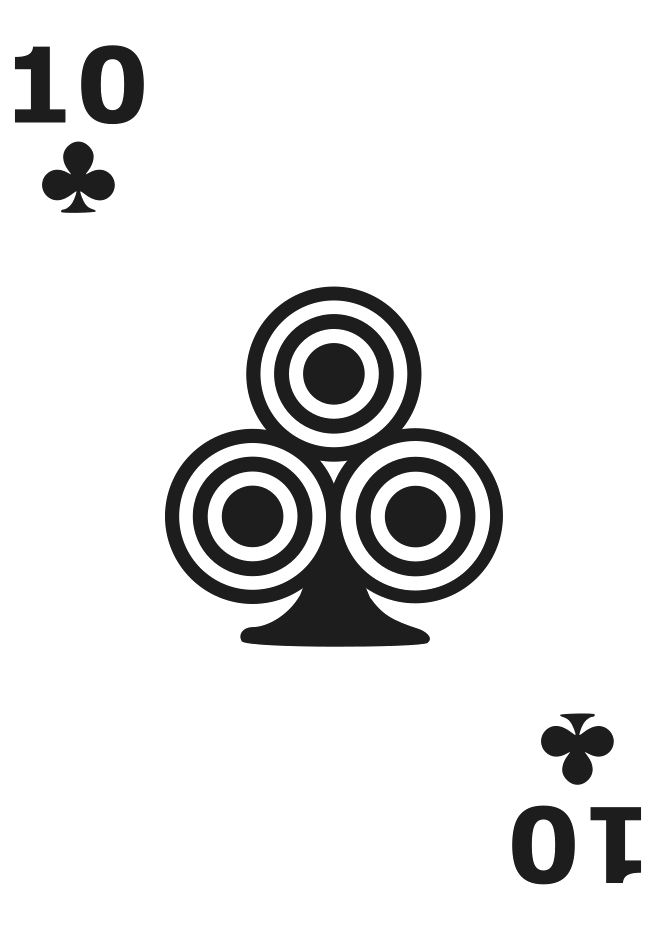
#> input picture game/assets/cards/Clubs_10_white.png, 655 x 930 px; its folder holds only this picture in this run
$ jupyter execute --allow-errors fix_colours.ipynb
#> lines starting #> are read from the running program, lines starting #| are printed output that depends on the picture; after the words box and inside, x2 and y2 are one past the last pixel; in counts of white or black regions, pixels touching at a corner belong together
[cell 1]
import numpy as np
from pathlib import Path
from PIL import Image, ImageEnhance
import matplotlib.pyplot as plt

# Define the source and target directories
source_dir = Path("assets/cards")
target_dir = Path("target/recolor")

# Create target directory if it doesn't exist
target_dir.mkdir(parents=True, exist_ok=True)

[cell 2]
# Define the function to recolor the red parts to black and white
def recolor_image(image_path):
    image = Image.open(image_path).convert("RGBA")
#> image is the input picture: PIL image 655x930 RGBA; mean R, G, B, A 228.9, 228.9, 228.9, 253.7
    data = np.array(image)

    # Define the red color threshold
    red_threshold = (1, 255, 255)

    # Find all pixels that are red
    red_pixels = (data[:, :, 0] > red_threshold[0]) & (data[:, :, 1] < red_threshold[1]) & (data[:, :, 2] < red_threshold[2])
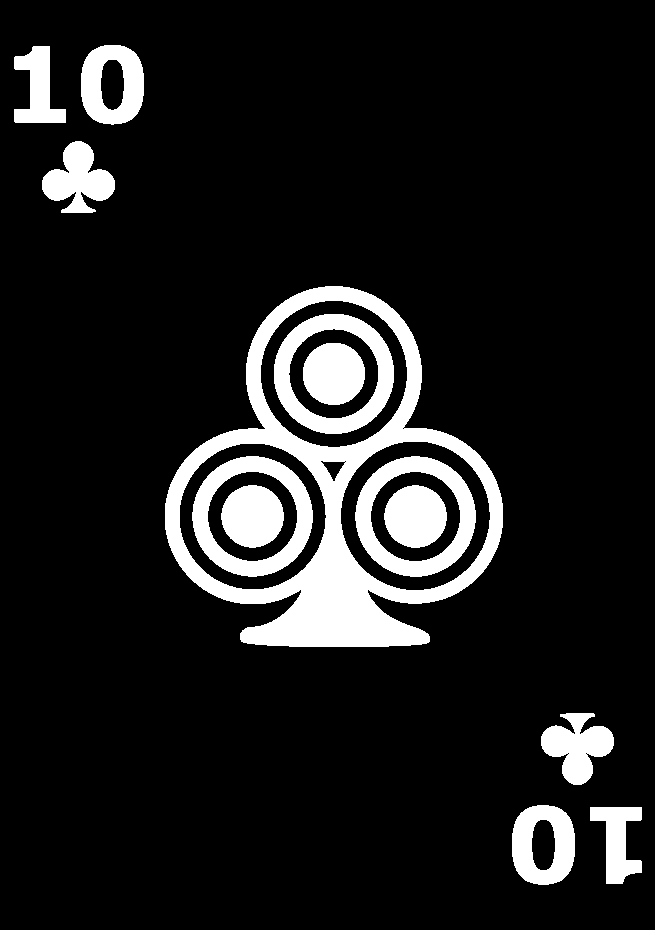
#> red_pixels: shape (930, 655) bool; 11.6% white; 13 white regions, largest, box (x1, y1, x2, y2) and area: (165, 286, 503, 647) 28884, (274, 314, 394, 434) 5221, (192, 456, 313, 577) 5217

    # Desaturate the red pixels
    for i in range(data.shape[0]):
        for j in range(data.shape[1]):
            if red_pixels[i, j]:
                r, g, b, a = data[i, j]
                # Calculate the grayscale value
                gray = int(0.299 * r + 0.587 * g + 0.114 * b)
                data[i, j] = [gray, gray, gray, a]
#> data: shape (930, 655, 4); 0.34% of pixels changed, all inside (x1, y1, x2, y2) = (16, 45, 642, 885)


    # Convert the data back to an image
    recolored_image = Image.fromarray(data)

    # Enhance the contrast to make the image darker
    enhancer = ImageEnhance.Contrast(recolored_image)
    recolored_image = enhancer.enhance(2)
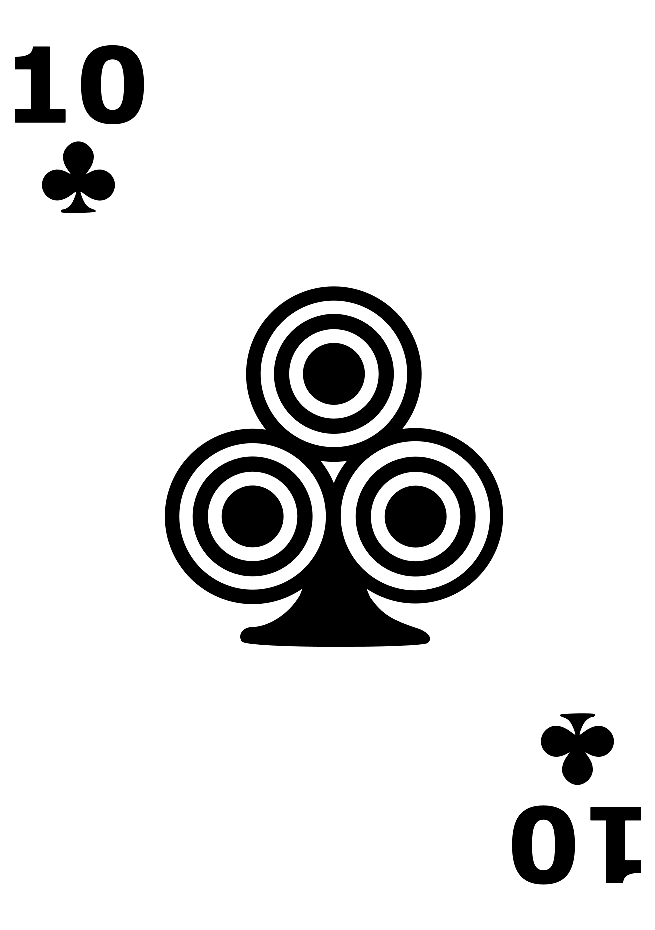
#> recolored_image: PIL image 655x930 RGBA; mean R, G, B, A 225.2, 225.2, 225.2, 253.7; transparent parts drawn white

    # Diagnostics
    red_pixel_count = np.sum(red_pixels)
#> red_pixel_count = 70781
    print(f"Changed {red_pixel_count} red pixels to black in {image_path.name}")
#| Changed 70781 red pixels to black in Clubs_10_white.png

    assert red_pixel_count > 100, "Less than 100 pixels changed color, something might be wrong!"

    return recolored_image

[cell 3]
# Recolor and save the images
recolor_count = 0
for card_path in source_dir.glob("*_white.png"):
    if "Clubs" in card_path.name or "Spades" in card_path.name:
        try:
            recolored_image = recolor_image(card_path)
            recolored_image.save(target_dir / card_path.name)
            recolor_count += 1
        except AssertionError as e:
            print(e)

print(f"Recoloring complete for {recolor_count} images.")

[cell 4]
# Preview of a grid of the cards
def preview_images(image_paths, cols=5):
#> called with cols = 5
    images = [Image.open(path) for path in image_paths]
#> images = 1 item
    rows = len(images) // cols + int(len(images) % cols != 0)
#> rows = 1
    fig, axes = plt.subplots(rows, cols, figsize=(15, 3 * rows))
    for i, ax in enumerate(axes.flat):
        if i < len(images):
            ax.imshow(images[i])
            ax.axis('off')
        else:
            ax.remove()
#> this loop made 5 passes
    plt.show()

# Preview the original and recolored images
original_paths = list(source_dir.glob("*_white.png"))
recolored_paths = list(target_dir.glob("*_white.png"))

print("Original Images:")
preview_images(original_paths)

print("Recolored Images:")
#> (the rest of this cell did not finish here and is left out)
